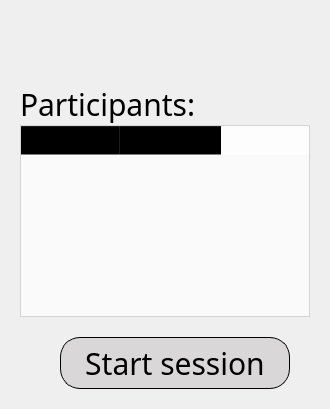
      <widget class="QWidget" name="hamstersPage">
       <property name="styleSheet">
        <string notr="true">background-image: url(:/image/images/moneyBackgroung.png);</string>
       </property>
       <layout class="QVBoxLayout" name="verticalLayout_4">
        <property name="spacing">
         <number>0</number>
        </property>
        <property name="leftMargin">
         <number>0</number>
        </property>
        <property name="topMargin">
         <number>0</number>
        </property>
        <property name="rightMargin">
         <number>0</number>
        </property>
        <property name="bottomMargin">
         <number>0</number>
        </property>
        <item>
         <widget class="QWidget" name="widget_2" native="true">
          <property name="styleSheet">
           <string notr="true">background: transparent;

</string>
          </property>
          <layout class="QVBoxLayout" name="verticalLayout_5">
           <property name="spacing">
            <number>0</number>
           </property>
           <property name="leftMargin">
            <number>20</number>
           </property>
           <property name="topMargin">
            <number>15</number>
           </property>
           <property name="rightMargin">
            <number>20</number>
           </property>
           <property name="bottomMargin">
            <number>0</number>
           </property>
           <item>
            <widget class="QLabel" name="label_11">
             <property name="sizePolicy">
              <sizepolicy hsizetype="Preferred" vsizetype="Fixed">
               <horstretch>0</horstretch>
               <verstretch>0</verstretch>
              </sizepolicy>
             </property>
             <property name="minimumSize">
              <size>
               <width>0</width>
               <height>0</height>
              </size>
             </property>
             <property name="maximumSize">
              <size>
               <width>16777215</width>
               <height>80</height>
              </size>
             </property>
             <property name="font">
              <font>
               <family>Julius Sans One</family>
               <pointsize>-1</pointsize>
               <italic>false</italic>
               <bold>true</bold>
              </font>
             </property>
             <property name="autoFillBackground">
              <bool>false</bool>
             </property>
             <property name="styleSheet">
              <string notr="true">font-family: 'Julius Sans One', sans-serif; /* Шрифт */
image: url(:/image/images/logo.png);
font-size: 50px;  
background: transparent;</string>
             </property>
             <property name="text">
              <string/>
             </property>
            </widget>
           </item>
           <item>
            <widget class="QLabel" name="label_3">
             <property name="font">
              <font>
               <family>Julius Sans One</family>
               <pointsize>-1</pointsize>
              </font>
             </property>
             <property name="styleSheet">
              <string notr="true">font-family: 'Julius Sans One', sans-serif; /* Шрифт */
font-size: 30px;  
background: transparent;
</string>
             </property>
             <property name="text">
              <string>&lt;html&gt;&lt;head/&gt;&lt;body&gt;&lt;p&gt;     Participants:&lt;/p&gt;&lt;/body&gt;&lt;/html&gt;</string>
             </property>
            </widget>
           </item>
           <item>
            <widget class="QTableWidget" name="hamstersTableWidget">
             <property name="font">
              <font>
               <pointsize>16</pointsize>
              </font>
             </property>
             <property name="styleSheet">
              <string notr="true">background: transparent;
background-color: rgba(255, 255, 255, 0.7);
</string>
             </property>
             <property name="showGrid">
              <bool>true</bool>
             </property>
             <property name="rowCount">
              <number>0</number>
             </property>
             <property name="columnCount">
              <number>2</number>
             </property>
             <column>
              <property name="text">
               <string>User</string>
              </property>
              <property name="font">
               <font>
                <pointsize>16</pointsize>
               </font>
              </property>
             </column>
             <column>
              <property name="text">
               <string>____</string>
              </property>
              <property name="font">
               <font>
                <pointsize>16</pointsize>
               </font>
              </property>
             </column>
            </widget>
           </item>
           <item>
            <layout class="QHBoxLayout" name="horizontalLayout_4">
             <property name="topMargin">
              <number>20</number>
             </property>
             <property name="rightMargin">
              <number>20</number>
             </property>
             <property name="bottomMargin">
              <number>20</number>
             </property>
             <item>
              <spacer name="horizontalSpacer">
               <property name="orientation">
                <enum>Qt::Orientation::Horizontal</enum>
               </property>
               <property name="sizeHint" stdset="0">
                <size>
                 <width>40</width>
                 <height>20</height>
                </size>
               </property>
              </spacer>
             </item>
             <item>
              <widget class="QPushButton" name="startSessionPushButton">
               <property name="sizePolicy">
                <sizepolicy hsizetype="Fixed" vsizetype="Fixed">
                 <horstretch>0</horstretch>
                 <verstretch>0</verstretch>
                </sizepolicy>
               </property>
               <property name="minimumSize">
                <size>
                 <width>230</width>
                 <height>0</height>
                </size>
               </property>
               <property name="font">
                <font>
                 <family>Julius Sans One</family>
                 <pointsize>-1</pointsize>
                </font>
               </property>
               <property name="cursor">
                <cursorShape>PointingHandCursor</cursorShape>
               </property>
               <property name="styleSheet">
                <string notr="true">QPushButton {
    width: 105px;                      /* Ширина кнопки */
    height: 50px;                      /* Висота кнопки */
    border: 1px solid black;           /* Обводка чорним кольором */
    border-radius: 20px;               /* Скруглення країв */
    font-family: 'Julius Sans One', sans-serif; /* Шрифт */
    font-size: 30px;                   /* Розмір шрифту */
	background: transparent;
 	background-color: #D9D7D7;         /* Колір фону */
}

QPushButton:pressed {
    width: 105px;                      /* Ширина кнопки */
    height: 50px;                      /* Висота кнопки */
    background-color:#EBEBEB  ;         /* Колір фону */
    border: 2px solid white;           /* Обводка чорним кольором */
    border-radius: 20px;               /* Скруглення країв */
    font-family: 'Julius Sans One', sans-serif; /* Шрифт */
    font-size: 30px;       
}
</string>
               </property>
               <property name="text">
                <string>Start session</string>
               </property>
              </widget>
             </item>
            </layout>
           </item>
          </layout>
         </widget>
        </item>
       </layout>
      </widget>
